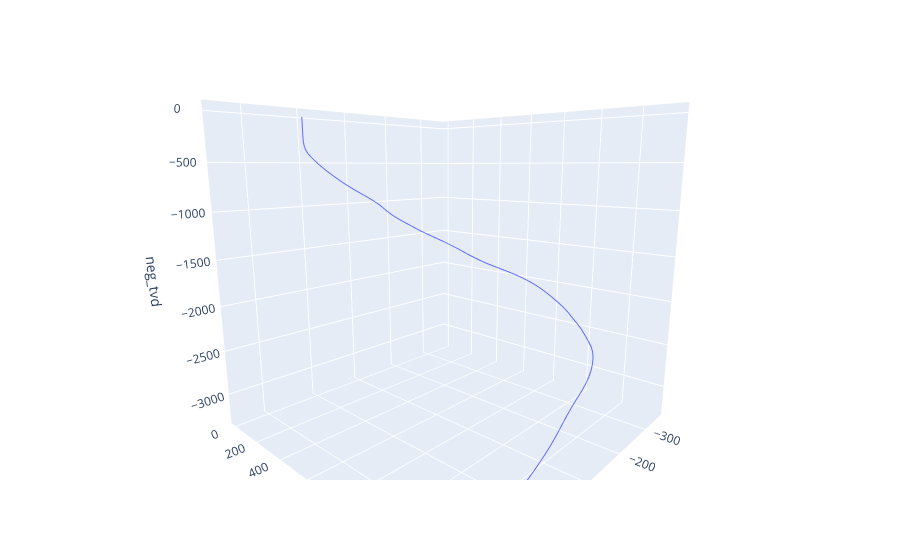

The code cell stored with this chart in its notebook:
### Code cell
fig_5 = px.line_3d(df_all_wells[df_all_wells['Well']=='F-5'], 'dispns', 'dispew', 'neg_tvd')
fig_5.show()
